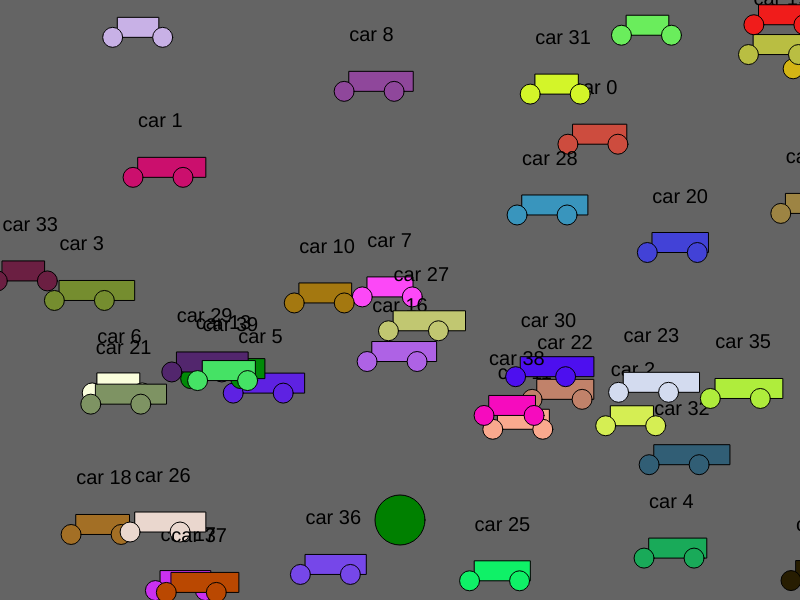
Frame 1 (no input)
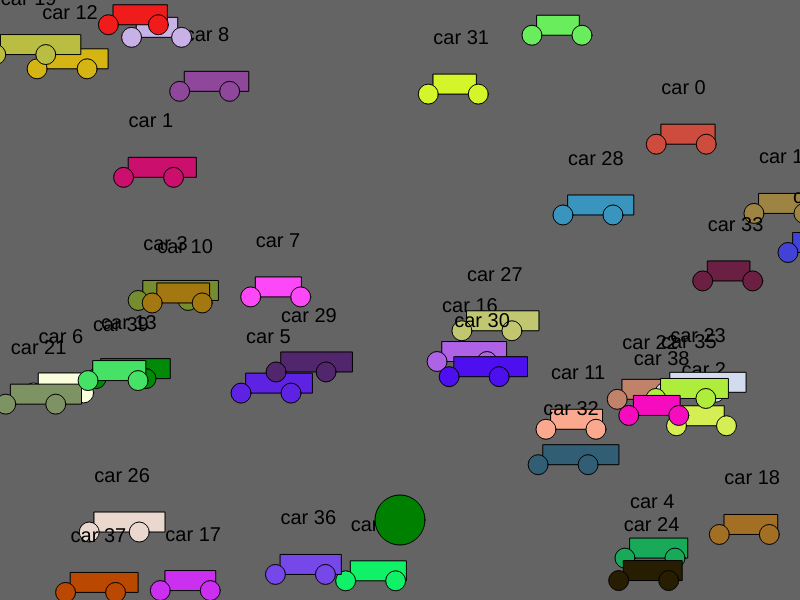
Frame 60 (no input)
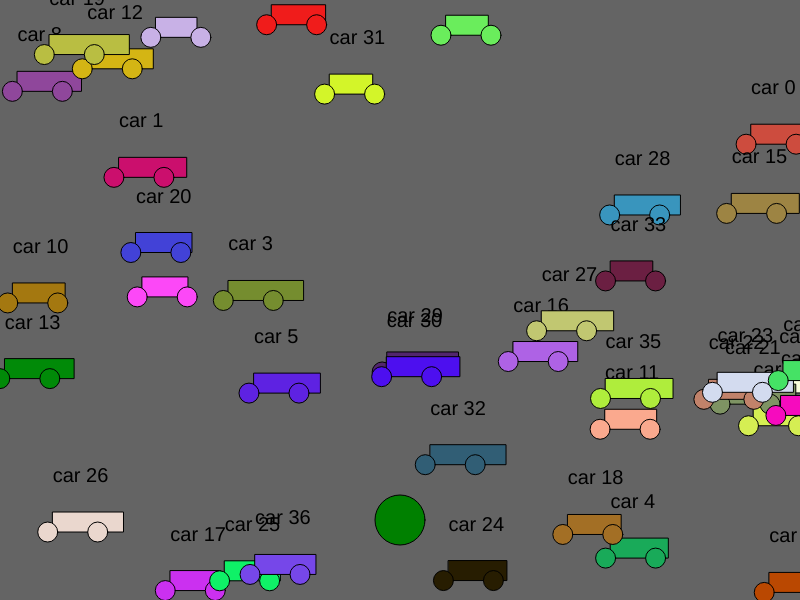
Frame 120 (the mouse pressed at the canvas centre since frame 60)

The p5.js sketch that drew these frames (run headless with seeded random() and noise() and a simulated clock; from frame 60 on, the mouse is pressed at the canvas centre):

// p5.js sketch
// ── sketch.js

// var myCar;
// var myCar1;
// var myCar2;

var cars = []; // array of something
var frogPos;

function setup() {
  // put setup code here
  createCanvas(800, 600);

  // myCar = new Car(); // gave birth to a new object
  // myCar1 = new Car();

  for (var i = 0; i < 40; i++) {
    cars.push(new Car(i));
  }

  frogPos = createVector(width / 2, height - 80);
}

function draw() {
  // put drawing code here
  background(100);

  for (var i = 0; i < cars.length; i++) {
    cars[i].move();
    cars[i].display();

    var distance = cars[i].pos.dist(frogPos);
    if (distance < 15) {
      // do either this
      cars[i].r = 0;
      cars[i].b = 0;
      cars[i].g = 0
      cars[i].alive = false;
      cars[i].vel = 0;

      // or this
      cars.splice(i, 1) ;


    }
  }


  // for (var i = 0; i < cars.length; i++) {
  //   if (cars[i].alive === false) {
  //     console.log("deleting car " + i ) ;
  //     cars.splice(i, 1) ;
  //   }
  // }


  fill('green');
  ellipse(frogPos.x, frogPos.y, 50, 50);
  checkForKeys();
}

function mouseReleased() {



  console.log("beep");
  // cars.pop(floor(random(cars.length)));
  console.log("length of car array is " + cars.length);
}


function checkForKeys() {
  //  console.log(keyCode);  // left = 37, etc.

  if (keyIsDown(LEFT_ARROW)) frogPos.x = frogPos.x - 5;
  if (keyIsDown(UP_ARROW)) frogPos.y = frogPos.y - 5;
  if (keyIsDown(RIGHT_ARROW)) frogPos.x = frogPos.x + 5;
  if (keyIsDown(DOWN_ARROW)) frogPos.y = frogPos.y + 5;


}


// ***********************************
// DEFINE A CLASS CALLED CAR()

function Car(num) {
  // constructor
  // properties are here
  this.pos = createVector(random(width), random(height));
  this.vel = createVector(random(-3, 3), 0);
  this.wide = random(40, 80);
  this.r = random(255);
  this.g = random(255);
  this.b = random(255);
  this.alive = true ;
  this.name = num ;

  // methods

  this.move = function() {
    this.pos.add(this.vel);
    if (this.pos.x > width) this.pos.x = 0;
    if (this.pos.x < 0) this.pos.x = width;
    if (this.pos.y > height) this.pos.y = 0;
    if (this.pos.y < 0) this.pos.y = height;
  }

  this.display = function() {
    fill(0);
    textSize(20) ;
    text("car "+this.name, this.pos.x, this.pos.y - 30);
    fill(this.r, this.g, this.b);
    rect(this.pos.x, this.pos.y, this.wide, 20);
    ellipse(this.pos.x - 5, this.pos.y + 20, 20, 20);
    ellipse(this.pos.x + 45, this.pos.y + 20, 20, 20);
  }

}
